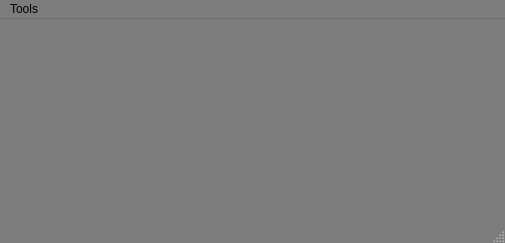
<?xml version="1.0" encoding="UTF-8"?>
<ui version="4.0">
 <class>MainWindow</class>
 <widget class="QMainWindow" name="MainWindow">
  <property name="geometry">
   <rect>
    <x>0</x>
    <y>0</y>
    <width>505</width>
    <height>243</height>
   </rect>
  </property>
  <property name="palette">
   <palette>
    <active>
     <colorrole role="Base">
      <brush brushstyle="SolidPattern">
       <color alpha="255">
        <red>255</red>
        <green>255</green>
        <blue>255</blue>
       </color>
      </brush>
     </colorrole>
     <colorrole role="Window">
      <brush brushstyle="SolidPattern">
       <color alpha="255">
        <red>124</red>
        <green>124</green>
        <blue>124</blue>
       </color>
      </brush>
     </colorrole>
    </active>
    <inactive>
     <colorrole role="Base">
      <brush brushstyle="SolidPattern">
       <color alpha="255">
        <red>255</red>
        <green>255</green>
        <blue>255</blue>
       </color>
      </brush>
     </colorrole>
     <colorrole role="Window">
      <brush brushstyle="SolidPattern">
       <color alpha="255">
        <red>124</red>
        <green>124</green>
        <blue>124</blue>
       </color>
      </brush>
     </colorrole>
    </inactive>
    <disabled>
     <colorrole role="Base">
      <brush brushstyle="SolidPattern">
       <color alpha="255">
        <red>124</red>
        <green>124</green>
        <blue>124</blue>
       </color>
      </brush>
     </colorrole>
     <colorrole role="Window">
      <brush brushstyle="SolidPattern">
       <color alpha="255">
        <red>124</red>
        <green>124</green>
        <blue>124</blue>
       </color>
      </brush>
     </colorrole>
    </disabled>
   </palette>
  </property>
  <property name="windowTitle">
   <string>MainWindow</string>
  </property>
  <widget class="QWidget" name="centralwidget"/>
  <widget class="QMenuBar" name="menubar">
   <property name="geometry">
    <rect>
     <x>0</x>
     <y>0</y>
     <width>505</width>
     <height>20</height>
    </rect>
   </property>
   <widget class="QMenu" name="menuTools">
    <property name="title">
     <string>Tools</string>
    </property>
    <addaction name="actionWaveViewer"/>
    <addaction name="actionAbout"/>
   </widget>
   <addaction name="menuTools"/>
  </widget>
  <widget class="QStatusBar" name="statusbar"/>
  <action name="actionWaveViewer">
   <property name="icon">
    <iconset resource="Icons.qrc">
     <normaloff>:/ICO/ICO/artboard_123065.ico</normaloff>:/ICO/ICO/artboard_123065.ico</iconset>
   </property>
   <property name="text">
    <string>WaveViewer</string>
   </property>
  </action>
  <action name="actionAbout">
   <property name="icon">
    <iconset resource="Icons.qrc">
     <normaloff>:/ICO/ICO/clipboard_note_document_report_paper_icon_192535.ico</normaloff>:/ICO/ICO/clipboard_note_document_report_paper_icon_192535.ico</iconset>
   </property>
   <property name="text">
    <string>About</string>
   </property>
  </action>
 </widget>
 <resources>
  <include location="Icons.qrc"/>
 </resources>
 <connections/>
</ui>
